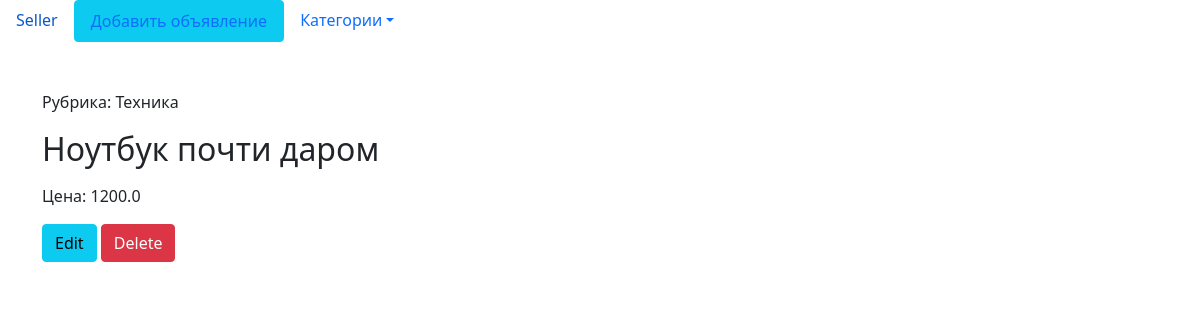
/detail/6/, run on the app's committed database.
### bboard/models.py (models this page shows)
class Bb(models.Model):
    title = models.CharField(max_length=50, verbose_name='Заголовок')
    rubric = models.ForeignKey('Rubric', null=True, on_delete=models.PROTECT, verbose_name='Рубрика')
    description = models.TextField(null=True, blank=True, verbose_name='Описание')
    price = models.FloatField(null=True, blank=True, verbose_name='Цена')
    date = models.DateTimeField(auto_now_add=True, db_index=True, verbose_name='Дата публикации')
    class CITIES(models.TextChoices):
        KYIV = 'kyi', 'Киев'
        ODESSA = 'ode', 'Одесса'
        DNIPRO = 'dni', 'Днепр'
        __empty__ = '---------'
    city = models.CharField(max_length=3, choices=CITIES.choices)
    class Meta:
        verbose_name = 'Объявление'
        verbose_name_plural = 'Объявления'
        ordering = ['-date']
        unique_together = (('title', 'date'),
                           ('title', 'rubric', 'date'))

class Rubric(models.Model):
    name = models.CharField(max_length=40, db_index=True, verbose_name='Название')
    def __str__(self):
        return self.name
    class Meta:
        verbose_name = 'Рубрика'
        verbose_name_plural = 'Рубрики'
        ordering = ['name']

### bboard/views.py (the view)
# urls.py: path('detail/<int:pk>/', views.PostView.as_view(), name='detail'),
class PostView(DetailView):
    model = Bb
    def get_context_data(self, **kwargs):
        context = super().get_context_data(**kwargs)
        context['rubrics'] = Rubric.objects.all()
        return context

### bboard/templates/bboard/bb_detail.html (shortened to what this page needs)
{% extends 'bboard/base.html' %}
{% block content %}
    <p>Рубрика: {{ bb.rubric.name }}</p>
    <h2>{{ bb.title }}</h2>
    <p>Цена: {{ bb.price }}</p>
    <a href="{% url 'edit' pk=bb.pk %}"><button class="btn btn-info">Edit</button></a>
    <a href="{% url 'delete' pk=bb.pk %}"></a><button class="btn btn-danger">Delete</button>
{% endblock %}

### data on the page
Bb: rubric.name "Техника", title "Ноутбук почти даром", price "1200.0"
